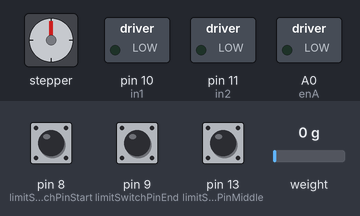
Simulated run of this sketch. Board: Arduino Mega 2560, built with avr-gcc and run on an emulated ATmega2560. Parts: stepper motor, switched loads named in the sketch (green lamp = pin HIGH). Wiring (inferred from the names in the program): ADXL345 accelerometer at I2C address 0x53; stepper motor driver (200 steps per turn assumed): step pin 48; direction pin 50; enable pin 46. The inputs (shaded band) are chosen by the test bench; at power-on: pin 13 (limitSwitchPinMiddle) LOW, pin 8 (limitSwitchPinStart) LOW, pin 9 (limitSwitchPinEnd) LOW, weight on the scale 0 g. Pins used as bus, display or sensor lines are not drawn; what the sketch prints to the serial monitor is not drawn.

Above: at 5.1 s.
5.2 s: pin 13 (limitSwitchPinMiddle) pulled HIGH for 2.55 s
At 8.6 s:
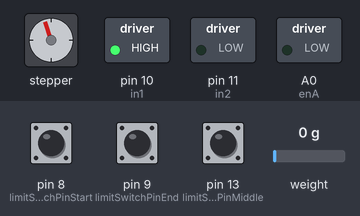
9.2 s: pin 8 (limitSwitchPinStart) pulled HIGH for 2.55 s
At 10.3 s:
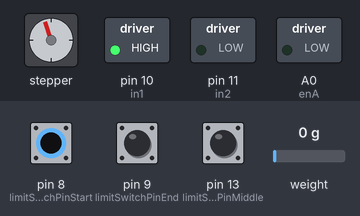
18.0 s: pin 8 (limitSwitchPinStart) pulled HIGH for 2.55 s
26.8 s: pin 13 (limitSwitchPinMiddle) pulled HIGH for 2.55 s
At 27.72 s:
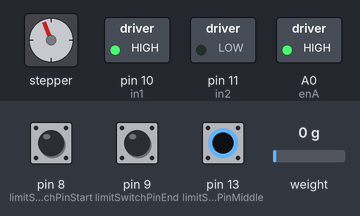
At 30.2 s:
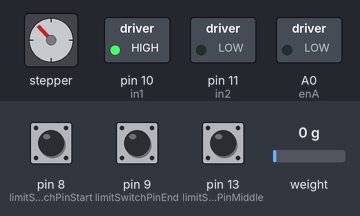
30.8 s: pin 8 (limitSwitchPinStart) pulled HIGH for 2.55 s
39.6 s: pin 13 (limitSwitchPinMiddle) pulled HIGH for 2.55 s
Timing chart, 0 to 90.4 s (numbered marks = the images above; inputs shaded):
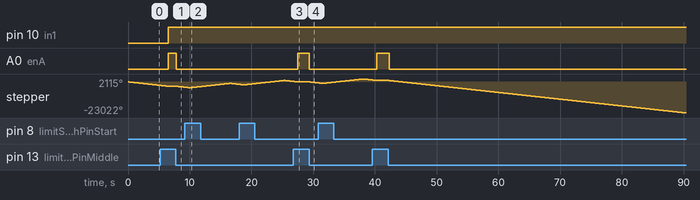

The sketch:

SIMULTANEOUSTEST_WITHSENSORS.ino
```cpp
const int limitSwitchPinStart=8;
const int limitSwitchPinEnd = 9;
const int limitSwitchPinMiddle=13;
const int lm35Pin = A1;
int limitSwitchStateStart = 0;
int limitSwitchStateEnd = 0;
int limitSwitchStateMiddle=0;
const int stepPin = 48;
const int dirPin = 50;
const int enPin = 46;
int enA = A0;
int in1 = 10;
int in2 = 11;
int time = 3000;
int SPEED = 255;   // Speed of the DC motor (PWM value, 0-255)

#include <Wire.h>
#include <Adafruit_MLX90614.h>
Adafruit_MLX90614 mlx = Adafruit_MLX90614();


// ADXL345 registers
#define ADXL345_ADDRESS 0x53
#define ADXL345_REG_POWER_CTL 0x2D
#define ADXL345_REG_DATA_X0 0x32
#define ADXL345_REG_DATA_FORMAT 0x31
String x, y, z;

#include "HX711.h" //You must have this library in your arduino library folder
#define DOUT 4
#define CLK 5
HX711 scale(DOUT, CLK);
float calibration_factor = 96650;

// Setup function
void setup() {
  // Initialize the stepper motor pins as outputs
  pinMode(enA, OUTPUT);
	pinMode(in1, OUTPUT);
	pinMode(in2, OUTPUT);
  pinMode(limitSwitchPinStart, INPUT);
  pinMode(limitSwitchPinEnd, INPUT);
  pinMode(limitSwitchPinMiddle,INPUT);
  pinMode(stepPin,OUTPUT);
  pinMode(dirPin,OUTPUT);
  pinMode(enPin,OUTPUT);
  digitalWrite(enPin,LOW);
	// Turn off motors - Initial state
	digitalWrite(in1, LOW);
	digitalWrite(in2, LOW);

  Serial.begin(9600);
  Wire.begin();
  writeToADXL345(ADXL345_REG_POWER_CTL, 0x08); // Enable measurement mode
  writeToADXL345(ADXL345_REG_DATA_FORMAT, 0x01); // Set range to +/- 4g

 //scale.set_scale(157860); //Calibration Factor obtained from first sketch
 //scale.tare(); //Reset the scale to 0
  //   while (!Serial);

  // if (!mlx.begin()) {
  //   Serial.println("Error connecting to MLX sensor. Check wiring.");
  //   while (1);
  // };
}

// Main loop
void loop() {
  limitSwitchStateStart = digitalRead(limitSwitchPinStart);
  limitSwitchStateEnd = digitalRead(limitSwitchPinEnd);
  limitSwitchStateMiddle= digitalRead(limitSwitchPinMiddle);
  Serial.print(limitSwitchStateMiddle);
  if (limitSwitchStateStart ==HIGH) {
      digitalWrite(dirPin,HIGH);
 //     readAccelerometerData(x, y, z);
 //     readtemp();
      getdataloadcell();
 // Enables the motor to move in a particular direction
    for(int i=0;i<1800;i++){
      digitalWrite(stepPin,HIGH);
       delayMicroseconds(1800);
      digitalWrite(stepPin,LOW);
       delayMicroseconds(1800);
    }
  }
  // else if(limitSwitchStateEnd ==HIGH){
  //  // for(int i=0;i<1000;i++){
  //     readAccelerometerData(x, y, z);
  //     readtemp();
  //     getdataloadcell();
  //     digitalWrite(stepPin,LOW);
  //     	digitalWrite(in1,LOW);
	//       digitalWrite(in2, LOW);
  //       analogWrite(enA, 0);
  //       delay(10000);
  // //  }

  else if(limitSwitchStateMiddle ==HIGH){
         runStepperMotor();
             runDCMotor();
      //       readAccelerometerData(x, y, z);
     //        readtemp();
             getdataloadcell();
}
  else{

            digitalWrite(dirPin,LOW);
          //  readAccelerometerData(x, y, z);
          //  readtemp();
           // getdataloadcell();
            analogWrite(enA, 0);
 // Enables the motor to move in a particular direction
           for(int i=0;i<600;i++){
              digitalWrite(stepPin,HIGH);
              delayMicroseconds(1800);
              digitalWrite(stepPin,LOW);
              delayMicroseconds(1800);
    }

    }

}
// Function to run the stepper motor
void runStepperMotor() {
  // Set the stepper motor direction
  digitalWrite(dirPin,LOW);
 // Enables the motor to move in a particular direction
    digitalWrite(stepPin,HIGH);
    delayMicroseconds(16000);
    digitalWrite(stepPin,LOW);
    delayMicroseconds(16000);
}
// Function to run the DC motor
void runDCMotor() {
// Turn on motor A
	digitalWrite(in1, HIGH);
	digitalWrite(in2, LOW);
  analogWrite(enA, 200);

//	delay(1000); delay also removes pararell function
	// Turn off motors
	// digitalWrite(in1, LOW);
	// digitalWrite(in2, LOW);
  // delay(2000);
  // Stop the DC motor
//  analogWrite(enA, 0);    //by adding this line, the code runs sequentially instead of simultaneously to run dc and stepper motors together
}
void runStepperMotorFast() {

  // Set the stepper motor direction
  digitalWrite(dirPin,LOW);
 // Enables the motor to move in a particular direction
 for(int i=0;i<400;i++){
    digitalWrite(stepPin,HIGH);
    delayMicroseconds(5000);
    digitalWrite(stepPin,LOW);
    delayMicroseconds(5000);
 }
}
void writeToADXL345(byte regAddress, byte data) {
  Wire.beginTransmission(ADXL345_ADDRESS);
  Wire.write(regAddress);
  Wire.write(data);
  Wire.endTransmission();
}
float getWireRead(){
  float value= (Wire.read() | Wire.read()<<8);
  return value/256;
}
void readAccelerometerData(String& x, String& y, String& z) {
  Wire.beginTransmission(ADXL345_ADDRESS);
  Wire.write(ADXL345_REG_DATA_X0);
  Wire.endTransmission(false);

  Wire.requestFrom(ADXL345_ADDRESS, 6, true);

  // Read data
  x = getWireRead();
  y = getWireRead();
  z = getWireRead();
  Serial.print("X: ");
  Serial.print(x);
  Serial.print(" Y: ");
  Serial.print(y);
  Serial.print(" Z: ");
  Serial.println(z);
}
void readtemp(){
    Serial.print("Ambient temperature = ");
  Serial.print(mlx.readAmbientTempC());
  Serial.print("°C");
  Serial.print("   ");
  Serial.print("Object temperature = ");
  Serial.print(mlx.readObjectTempC());
  Serial.println("°C");
}

void getdataloadcell(){
 Serial.print("Weight: ");
 Serial.print(scale.get_units(), 3); //Up to 3 decimal points
 Serial.println(" kg"); //Change this to kg and re-adjust the calibration factor if you follow lbs
//  if(Serial.available())
//  {
//  char temp = Serial.read();
//  if(temp == 't' || temp == 'T')
//  scale.tare(); //Reset the scale to zero
//  }
}
```

Measured:
- after the input at 5.2 s, pin 10 (in1): LOW → HIGH after 1.3 s; A0 (enA): LOW → HIGH after 1.3 s, → LOW 1.3 s later
- after the input at 26.8 s, A0 (enA): LOW → HIGH after 0.74 s, → LOW 1.8 s later
